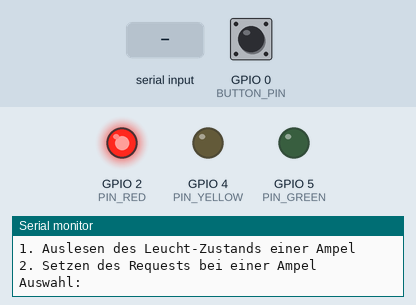
Recording of a program running on a simulated ESP32. On the bench: output pins drawn as LEDs (lit = HIGH), the last lines printed to the serial monitor. The test bench sets the inputs (shaded band); at power-on: GPIO 0 (BUTTON_PIN) HIGH.

Above: at 1.4 s.
1.5 s: GPIO 0 (BUTTON_PIN) pulled LOW for 0.15 s
At 2.6 s:
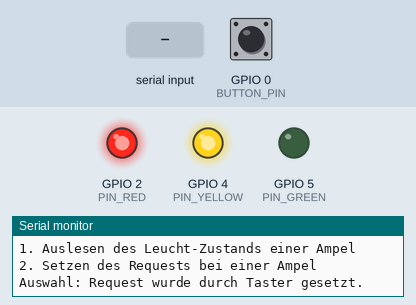
At 4.3 s:
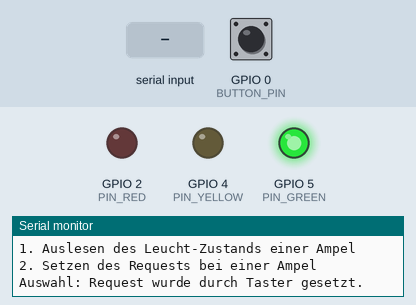
4.6 s: "1\n" received over Serial
6.1 s: "2\n" received over Serial
7.6 s: "0\n" received over Serial
At 14.0 s:
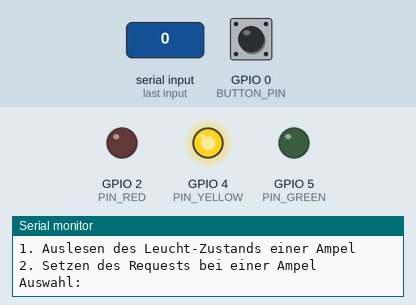
Timing chart, 0 to 17.6 s (numbered marks = the images above; inputs shaded):
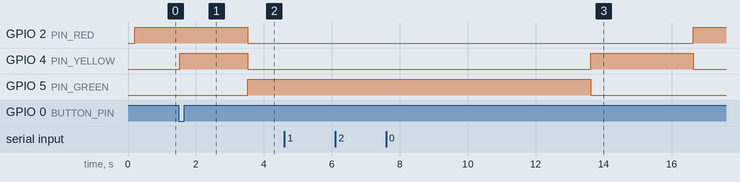

The program:

main.cpp
```cpp
#include <Arduino.h>
extern "C" {
  #include "TrafficLightSM.h"
}

// ====== PIN-KONFIGURATION (ANPASSEN WENN NÖTIG) ======
const int PIN_RED    = 2;
const int PIN_YELLOW = 4;
const int PIN_GREEN  = 5;
const int BUTTON_PIN = 0;   // Taster-Pin (mit Pullup)

// ====== Events für Queue ======
enum EventType {
  EVENT_REQUEST_FROM_BUTTON,
  EVENT_REQUEST_FROM_SERIAL
};

struct Event {
  EventType type;
};

QueueHandle_t g_eventQueue;

// ====== State Machine Instance & Request-Flag ======
TrafficLightSM g_sm;
volatile bool g_requestActive = false;

// ====== Prototypen Tasks ======
void ampelTask(void *parameter);
void buttonTask(void *parameter);
void serialTask(void *parameter);

// ====== Actions für die State Machine (C-Linkage) ======
extern "C" {

void initRedLight(void) {
  pinMode(PIN_RED, OUTPUT);
  digitalWrite(PIN_RED, LOW);
}

void initYellowLight(void) {
  pinMode(PIN_YELLOW, OUTPUT);
  digitalWrite(PIN_YELLOW, LOW);
}

void initGreenLight(void) {
  pinMode(PIN_GREEN, OUTPUT);
  digitalWrite(PIN_GREEN, LOW);
}

void turnOnRedLight(void) {
  digitalWrite(PIN_RED, HIGH);
}

void turnOffRedLight(void) {
  digitalWrite(PIN_RED, LOW);
}

void turnOnYellowLight(void) {
  digitalWrite(PIN_YELLOW, HIGH);
}

void turnOffYellowLight(void) {
  digitalWrite(PIN_YELLOW, LOW);
}

void turnOnGreenLight(void) {
  digitalWrite(PIN_GREEN, HIGH);
}

void turnOffGreenLight(void) {
  digitalWrite(PIN_GREEN, LOW);
}

} // extern "C"

// ====== Menü-Ausgabe und Hilfsfunktionen für Serial ======
void printMenu() {
  Serial.println();
  Serial.println("Wählen Sie einen Eintrag per Eingabe der Nummer:");
  Serial.println("1. Auslesen des Leucht-Zustands einer Ampel");
  Serial.println("2. Setzen des Requests bei einer Ampel");
  Serial.print("\nAuswahl: ");
}

void printAmpelState() {
  Serial.print("Aktueller Ampelzustand: ");
  switch (g_sm.state_id) {
    case TrafficLightSM_StateId_TRAFFICLIGHTSTATERED:
      Serial.println("ROT");
      break;
    case TrafficLightSM_StateId_TRAFFICLIGHTSTATEREDYELLOW:
      Serial.println("ROT-GELB");
      break;
    case TrafficLightSM_StateId_TRAFFICLIGHTGREEN:
      Serial.println("GRUEN");
      break;
    case TrafficLightSM_StateId_TRAFFICLIGHTYELLOW:
      Serial.println("GELB");
      break;
    case TrafficLightSM_StateId_INIT:
      Serial.println("INIT");
      break;
    default:
      Serial.println("UNBEKANNT");
      break;
  }
}

void printRequestState() {
  Serial.print("Request-Status: ");
  if (g_requestActive) {
    Serial.println("AKTIV");
  } else {
    Serial.println("NICHT AKTIV");
  }
}
void handleRequestEvent(EventType type) {
  g_requestActive = true;
  TrafficLightSM_dispatch_event(&g_sm, TrafficLightSM_EventId_REQUESTGREEN);
  if (type == EVENT_REQUEST_FROM_BUTTON) {
    Serial.println("Request wurde durch Taster gesetzt.");
  } else {
    Serial.println("Request wurde durch Serial-Kommando gesetzt.");
  }
}

// ====== SETUP & LOOP ======
void setup() {
  // Serielle Schnittstelle
  Serial.begin(115200);
  delay(200);
  Serial.println("\nTI2 - Aufgabe 3: Kommandointerpreter");

  // Pins initialisieren
  pinMode(PIN_RED,    OUTPUT);
  pinMode(PIN_YELLOW, OUTPUT);
  pinMode(PIN_GREEN,  OUTPUT);
  pinMode(BUTTON_PIN, INPUT_PULLUP);


  // Queue für Events
  g_eventQueue = xQueueCreate(10, sizeof(Event));
  if (g_eventQueue == NULL) {
    Serial.println("Fehler: Konnte Queue nicht erzeugen!");
    while (1) { }
  }
    // State Machine initialisieren
    TrafficLightSM_ctor(&g_sm);
    TrafficLightSM_start(&g_sm);
    // Init-State führt initRed/Yellow/Green aus & geht nach Red (per DO-Event)
    TrafficLightSM_dispatch_event(&g_sm, TrafficLightSM_EventId_DO);

    // FreeRTOS-Tasks starten
  xTaskCreate(
      ampelTask,
      "AmpelTask",
      4096,
      NULL,
      2,
      NULL
  );

  xTaskCreate(
      buttonTask,
      "ButtonTask",
      2048,
      NULL,
      1,
      NULL
  );

  xTaskCreate(
      serialTask,
      "SerialTask",
      4096,
      NULL,
      1,
      NULL
  );
}

void loop() {
  // wird nicht benutzt, alles laeuft in Tasks
  vTaskDelay(pdMS_TO_TICKS(1000));
}

  // ====== TASKS ======
void ampelTask(void *parameter) {
  for (;;) {
    // 1) Events aus Queue holen
    Event e;
    if (xQueueReceive(g_eventQueue, &e, 0) == pdPASS) {
      handleRequestEvent(e.type);
    }

    // 2) Tick-Event an State Machine (ca. alle 1ms)
    TrafficLightSM_dispatch_event(&g_sm, TrafficLightSM_EventId_TICK);

    vTaskDelay(pdMS_TO_TICKS(1)); // -> time++ entspricht etwa 1 ms
  }
}

void buttonTask(void *parameter) {
  bool lastState = digitalRead(BUTTON_PIN);

  for (;;) {
    bool currentState = digitalRead(BUTTON_PIN);

    // Flanke HIGH -> LOW (Taster gedrückt, da Pullup)
    if (lastState == HIGH && currentState == LOW) {
      Event e;
      e.type = EVENT_REQUEST_FROM_BUTTON;
      xQueueSend(g_eventQueue, &e, 0);
    }

    lastState = currentState;
    vTaskDelay(pdMS_TO_TICKS(20));  // Entprellung
  }
}

void serialTask(void *parameter) {
  printMenu();

  for (;;) {
    if (Serial.available() > 0) {
      char c = Serial.read();

      // Enter / newline ignorieren
      if (c == '\n' || c == '\r') {
        continue;
      }

      Serial.println(c); // Echo

      switch (c) {
        case '1':
          printAmpelState();
          break;


        case '2': {
          Event e;
          e.type = EVENT_REQUEST_FROM_SERIAL;
          xQueueSend(g_eventQueue, &e, portMAX_DELAY);
          break;
        }

        default:
          Serial.println("Ungültige Eingabe. Bitte 1, 2 oder 3 eingeben.");
          break;
      }

      // Nach jeder Eingabe wieder das Menü zeigen
      printMenu();
    }

    vTaskDelay(pdMS_TO_TICKS(20));
  }
}
```

TrafficLightSM.h
```cpp
// Autogenerated with StateSmith 0.19.0+b5719011215d41a81572ed347c02b22db5d1a48f.
// Algorithm: Balanced2. See https://github.com/StateSmith/StateSmith/wiki/Algorithms

#pragma once  // You can also specify normal include guard. See https://github.com/StateSmith/StateSmith/blob/main/docs/settings.md
#include <stdint.h>

typedef enum TrafficLightSM_EventId
{
    TrafficLightSM_EventId_DO = 0, // The `do` event is special. State event handlers do not consume this event (ancestors all get it too) unless a transition occurs.
    TrafficLightSM_EventId_REQUESTGREEN = 1,
    TrafficLightSM_EventId_TICK = 2
} TrafficLightSM_EventId;

enum
{
    TrafficLightSM_EventIdCount = 3
};

typedef enum TrafficLightSM_StateId
{
    TrafficLightSM_StateId_ROOT = 0,
    TrafficLightSM_StateId_INIT = 1,
    TrafficLightSM_StateId_TRAFFICLIGHTGREEN = 2,
    TrafficLightSM_StateId_TRAFFICLIGHTSTATERED = 3,
    TrafficLightSM_StateId_TRAFFICLIGHTSTATEREDYELLOW = 4,
    TrafficLightSM_StateId_TRAFFICLIGHTYELLOW = 5
} TrafficLightSM_StateId;

enum
{
    TrafficLightSM_StateIdCount = 6
};


// Generated state machine
// forward declaration
typedef struct TrafficLightSM TrafficLightSM;

// State machine constructor. Must be called before start or dispatch event functions. Not thread safe.
void TrafficLightSM_ctor(TrafficLightSM* sm);

// Starts the state machine. Must be called before dispatching events. Not thread safe.
void TrafficLightSM_start(TrafficLightSM* sm);

// Dispatches an event to the state machine. Not thread safe.
// Note! This function assumes that the `event_id` parameter is valid.
void TrafficLightSM_dispatch_event(TrafficLightSM* sm, TrafficLightSM_EventId event_id);

// Thread safe.
char const * TrafficLightSM_state_id_to_string(TrafficLightSM_StateId id);

// Thread safe.
char const * TrafficLightSM_event_id_to_string(TrafficLightSM_EventId id);

// Generated state machine
struct TrafficLightSM
{
    // Used internally by state machine. Feel free to inspect, but don't modify.
    TrafficLightSM_StateId state_id;
};
```

Source omitted: TrafficLightSM.c (17801 bytes)

Measured:
- after the input at 1.5 s, GPIO 2 (PIN_RED): HIGH → LOW after 2.0 s; GPIO 4 (PIN_YELLOW): LOW → HIGH at once, → LOW 2.0 s later; GPIO 5 (PIN_GREEN): LOW → HIGH after 2.0 s
